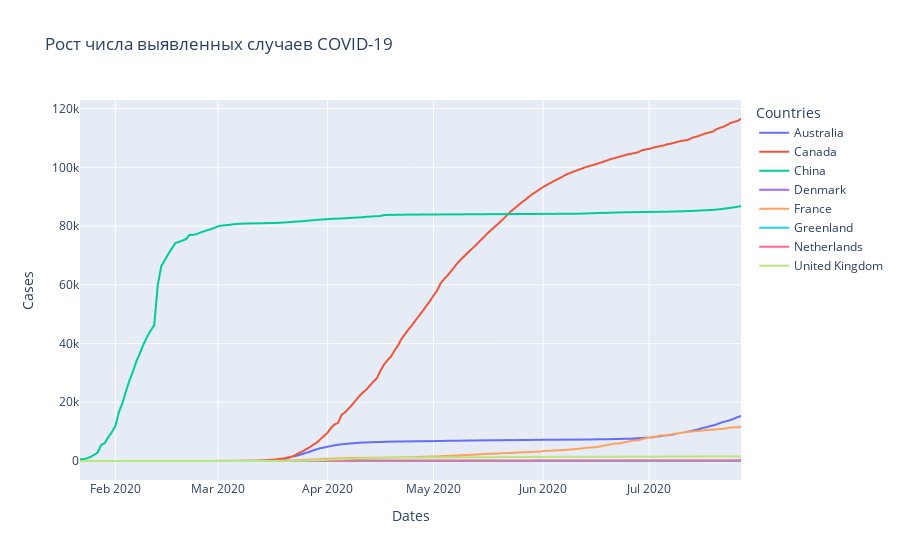

Notebook code for this chart:
### Code cell
px.line(df_trend,
       title = 'Рост числа выявленных случаев COVID-19',
       x = 'Dates',
       y = 'Cases',
       color = 'Countries')

### Figure 1 — Plotly figure (JSON) as saved in the notebook; plotly's stock layout.template omitted (floating-point values rounded to 4 significant figures; data arrays with more than 128 entries replaced by an {"elided": "..."} marker saying what was removed)
{"data": [{"hovertemplate": "Countries=Australia<br>Dates=%{x}<br>Cases=%{y}<extra></extra>", "legendgroup": "Australia", "line": {"color": "#636efa", "dash": "solid"}, "mode": "lines", "name": "Australia", "showlegend": true, "type": "scattergl", "x": {"elided": "188 str values"}, "xaxis": "x", "y": {"elided": "188 int values"}, "yaxis": "y"}, {"hovertemplate": "Countries=Canada<br>Dates=%{x}<br>Cases=%{y}<extra></extra>", "legendgroup": "Canada", "line": {"color": "#EF553B", "dash": "solid"}, "mode": "lines", "name": "Canada", "showlegend": true, "type": "scattergl", "x": {"elided": "188 str values"}, "xaxis": "x", "y": {"elided": "188 int values"}, "yaxis": "y"}, {"hovertemplate": "Countries=China<br>Dates=%{x}<br>Cases=%{y}<extra></extra>", "legendgroup": "China", "line": {"color": "#00cc96", "dash": "solid"}, "mode": "lines", "name": "China", "showlegend": true, "type": "scattergl", "x": {"elided": "188 str values"}, "xaxis": "x", "y": {"elided": "188 int values"}, "yaxis": "y"}, {"hovertemplate": "Countries=Denmark<br>Dates=%{x}<br>Cases=%{y}<extra></extra>", "legendgroup": "Denmark", "line": {"color": "#ab63fa", "dash": "solid"}, "mode": "lines", "name": "Denmark", "showlegend": true, "type": "scattergl", "x": {"elided": "188 str values"}, "xaxis": "x", "y": {"elided": "188 int values"}, "yaxis": "y"}, {"hovertemplate": "Countries=France<br>Dates=%{x}<br>Cases=%{y}<extra></extra>", "legendgroup": "France", "line": {"color": "#FFA15A", "dash": "solid"}, "mode": "lines", "name": "France", "showlegend": true, "type": "scattergl", "x": {"elided": "188 str values"}, "xaxis": "x", "y": {"elided": "188 int values"}, "yaxis": "y"}, {"hovertemplate": "Countries=Greenland<br>Dates=%{x}<br>Cases=%{y}<extra></extra>", "legendgroup": "Greenland", "line": {"color": "#19d3f3", "dash": "solid"}, "mode": "lines", "name": "Greenland", "showlegend": true, "type": "scattergl", "x": {"elided": "188 str values"}, "xaxis": "x", "y": {"elided": "188 int values"}, "yaxis": "y"}, {"hovertemplate": "Countries=Netherlands<br>Dates=%{x}<br>Cases=%{y}<extra></extra>", "legendgroup": "Netherlands", "line": {"color": "#FF6692", "dash": "solid"}, "mode": "lines", "name": "Netherlands", "showlegend": true, "type": "scattergl", "x": {"elided": "188 str values"}, "xaxis": "x", "y": {"elided": "188 int values"}, "yaxis": "y"}, {"hovertemplate": "Countries=United Kingdom<br>Dates=%{x}<br>Cases=%{y}<extra></extra>", "legendgroup": "United Kingdom", "line": {"color": "#B6E880", "dash": "solid"}, "mode": "lines", "name": "United Kingdom", "showlegend": true, "type": "scattergl", "x": {"elided": "188 str values"}, "xaxis": "x", "y": {"elided": "188 int values"}, "yaxis": "y"}], "layout": {"legend": {"title": {"text": "Countries"}, "tracegroupgap": 0}, "title": {"text": "Рост числа выявленных случаев COVID-19"}, "xaxis": {"anchor": "y", "domain": [0, 1], "title": {"text": "Dates"}}, "yaxis": {"anchor": "x", "domain": [0, 1], "title": {"text": "Cases"}}}}
